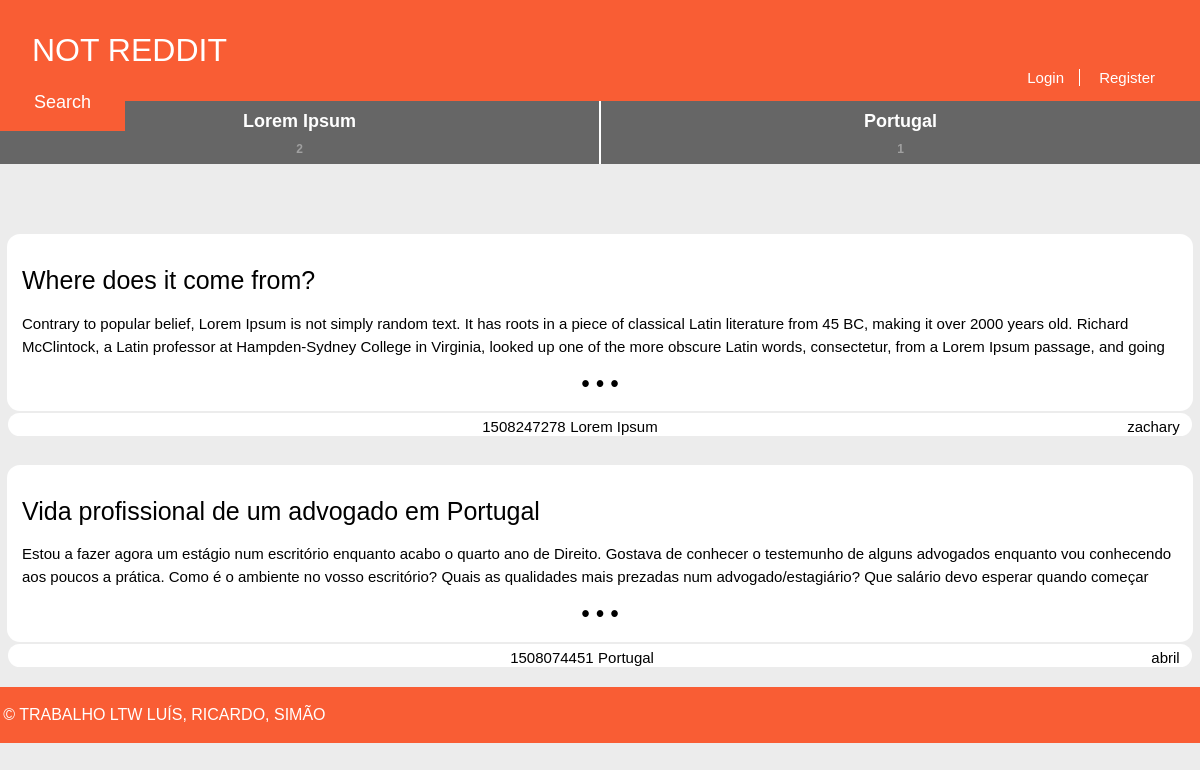
The app's page /pages/homepage.php, older data.
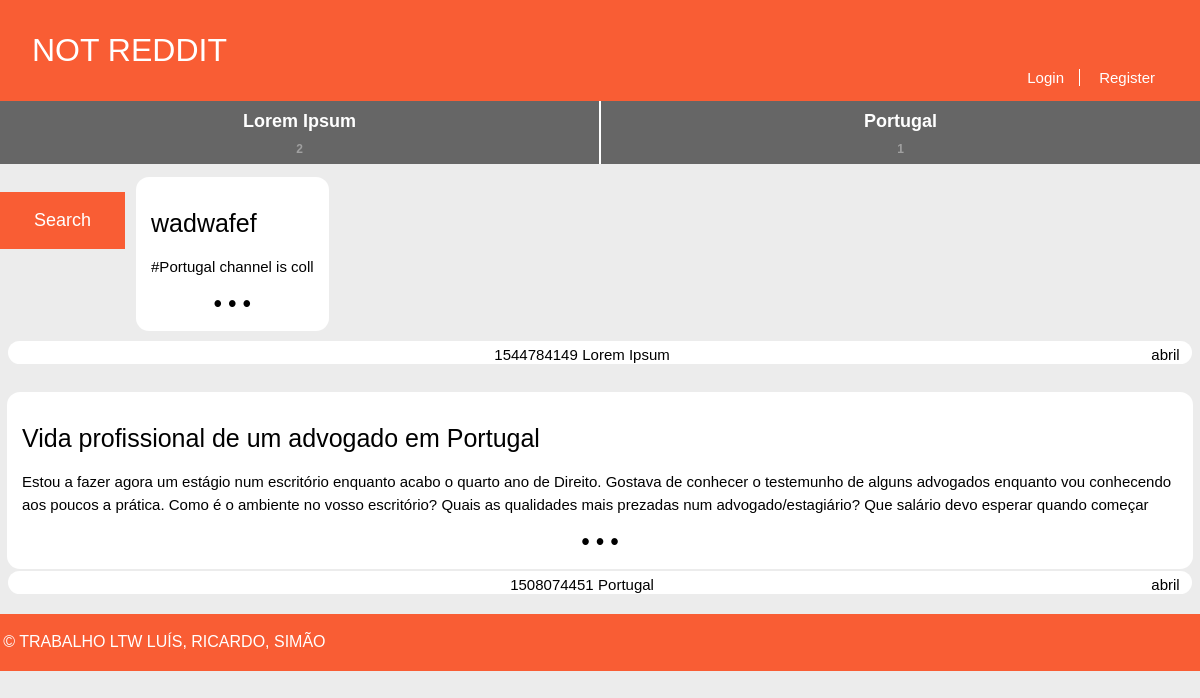
The same page, newer data.
### tables this page shows
CREATE TABLE Channel (
  name VARCHAR PRIMARY KEY,
  subscribers INTEGER DEFAULT 0
);

CREATE TABLE Story (
  id INTEGER PRIMARY KEY,
  title VARCHAR,
  published INTEGER, -- date when the story was published in epoch format
  channel VARCHAR REFERENCES channel, -- comma separated tags
  author VARCHAR REFERENCES utilizer, -- who wrote the article
  points INTEGER DEFAULT 0,
  fulltext VARCHAR
);

### database/db_channel.php (called while the page is built, shortened)
<?php
	function getAllChannels() {
		$db = Database::instance()->db();
		$allChannels = $db->prepare('SELECT name FROM Channel');
		$allChannels->execute();
		$allChannelNames = $allChannels->fetchAll();
		return $allChannelNames;
	}
	function getTopChannels() {
		$db = Database::instance()->db();
		$topChannels = $db->prepare('SELECT name, count(*) as subscribers FROM Channel left join UserSubscriptions WHERE name = channel GROUP BY name LIMIT 5');
		$topChannels->execute();
		$topChannelNames = $topChannels->fetchAll();
		return $topChannelNames;
	}
?>

### database/db_story.php (called while the page is built, shortened)
<?php
	function getMostRecentStoryFromChannel($channel) {
		$db = Database::instance()->db();
		$recentStory = $db->prepare('SELECT id, title, fulltext, MAX(published) AS "published", channel, author, points FROM Story  WHERE channel = ?');
		$recentStory->execute(array($channel));
		$recentStory = $recentStory->fetchAll();
		return $recentStory;
	}
?>

### templates/tpl_common.php (the view, shortened to what this page needs)
<?php
	include_once('tpl_sub.php');
	include_once('tpl_story.php');
	include_once('../database/db_story.php');
	include_once('../database/db_channel.php');
?>
<?php function draw_header($username, $channel) { ?>
	<!DOCTYPE html>
	<html>
		<head>
			<link rel="stylesheet" href="../css/common.css">
		</head>
		<body>
			<header>
				<?php if($channel === "NOT REDDIT") { ?>
					<a id="title" href="../pages/homepage.php"><?=$channel?></a>
				<?php } else { ?>
					<a id="title" href="../pages/channel.php?name=<?=$channel?>"><?=$channel?></a>
				<?php } ?>
				<?php if($username != NULL) { ?>
					<nav id="signup">
						<a id="profile" href="../pages/profile.php?name=<?=$username?>"><?= $username ?></a>
						<a href="../actions/action_logout.php">Logout</a>
						<?php draw_subscriberList() ?>
					</nav>
				<?php } else { ?>
					<nav id="signup">
						<a href="../pages/login.php">Login</a>
						<a href="../pages/register.php">Register</a>
					</nav>
				<?php } ?>
			</header>
<?php } ?>
<?php function draw_search() { ?>
	<link rel="stylesheet" href="../css/common.css">
	<button id="searchButton" class="button" type='submit' onclick="window.location.href='../pages/search.php'">Search</button>
<?php } ?>
<?php function draw_info_bar_story($storyId, $username, $channel, $date, $points) { ?>
	<section id = "info_bar">
		<div id="middle">
			<a id="date"><?=$date?></a>
			<a id="channel" href="../pages/channel.php?name=<?=$channel?>"><?=$channel?></a>
		</div>
		<div id="end">
			<a id="profile" href="../pages/profile.php?name=<?=$username?>"><?=$username?></a>
		</div>
	</section>
<?php } ?>
<?php function draw_footer() { ?>
	</body>
	<footer>
		<p>&copy; TRABALHO LTW LUÍS, RICARDO, SIMÃO</p>
	</footer>
	</html>
<?php } ?>

### pages/homepage.php (shortened to what this page needs)
<?php
	include_once('../templates/tpl_common.php');
	include_once('../templates/tpl_sub.php');
	include_once('../templates/tpl_story.php');
	include_once('../database/db_story.php');
	include_once('../database/db_channel.php');
	$topchannels = getTopChannels();
	if(!isset($_SESSION['username'])) {
		draw_header(null, 'NOT REDDIT');
		draw_topchannels($topchannels);
	} else {
		draw_header($_SESSION['username'], 'NOT REDDIT');
		draw_topchannels($topchannels);
		draw_createChannel();
	}
	draw_search();
	$allChannels = getAllChannels();
	foreach($allChannels as $channel){
		$mostRecent = getMostRecentStoryFromChannel($channel['name']);
		draw_storyCard($mostRecent[0], true);
	}
	draw_footer();
?>

### templates/tpl_sub.php (shortened to what this page needs)
<?php
  include_once('../database/db_channel.php');
?>
<?php function draw_topchannels($topchannels) { ?>
    <link rel="stylesheet" href="../css/top_subs.css">
    <section id="top_ch">
        <? foreach($topchannels as $channel) { ?>
        <button type="button" onclick="window.location.href='../pages/channel.php?name=<?= $channel['name'] ?>'">
            <h1><?=$channel['name']?></h1>
            <h2><?=$channel['subscribers']?></h2>
        </button>
        <? } ?>
    </section>
<?php } ?>

### templates/tpl_story.php (shortened to what this page needs)
<?php
	include_once('../templates/tpl_common.php');
	include_once('../database/db_story.php');
?>
<?php function draw_storyCard($story, $displayChannel) { ?>
	<link rel="stylesheet" href="../css/storyCard.css">
	<?php if($displayChannel) {
		$channel = $story['channel'];
	} else {
		$channel = null;
	} ?>
	<button id="storyCard" onclick="window.location.href='../pages/story.php?id=<?=$story['id']?>'">
		<h1> <?=$story['title']?> </h1>
		<p> <?=$story['fulltext']?> </p>
		<p>&bull; &bull; &bull;</p>
	</button>
	<?php draw_info_bar_story($story['id'], $story['author'], $channel, $story['published'], $story['points']) ?>
<?php } ?>

Row changes from the older to the newer data that the page shows:
changed channel "Lorem Ipsum": story.title "Where does it come from?" → "wadwafef"; story.fulltext "Contrary to popular belief, Lorem Ipsum is not simply random text. It has roots in a piece of classical Latin literature from 45 BC, making it over 2000 years old. Richard McClintock, a Latin professor at Hampden-Sydney College in Virginia, looked up one of the more obscure Latin words, consectetur, from a Lorem Ipsum passage, and going…" → "#Portugal channel is coll"; date "1508247278" → "1544784149"; story.author "zachary" → "abril"
